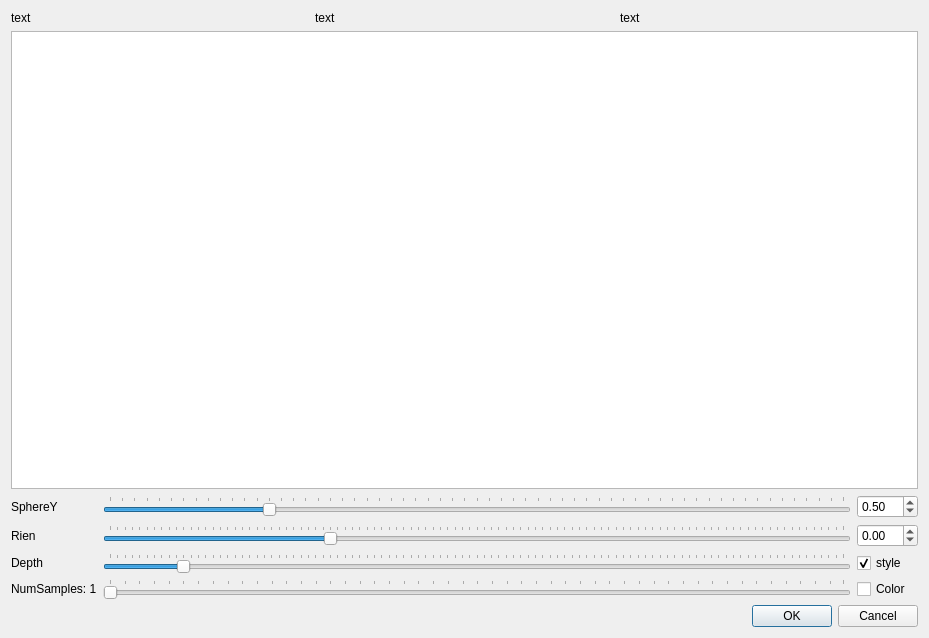
<?xml version="1.0" encoding="UTF-8"?>
<ui version="4.0">
 <class>RayView</class>
 <widget class="QDialog" name="RayView">
  <property name="geometry">
   <rect>
    <x>0</x>
    <y>0</y>
    <width>929</width>
    <height>638</height>
   </rect>
  </property>
  <property name="windowTitle">
   <string>Dialog</string>
  </property>
  <layout class="QVBoxLayout" name="verticalLayout">
   <item>
    <layout class="QGridLayout" name="gridLayout_2">
     <property name="topMargin">
      <number>0</number>
     </property>
     <item row="0" column="0">
      <widget class="QLabel" name="m_tempsTotal">
       <property name="text">
        <string>text</string>
       </property>
      </widget>
     </item>
     <item row="0" column="1">
      <widget class="QLabel" name="m_tempsProcess">
       <property name="text">
        <string>text</string>
       </property>
      </widget>
     </item>
     <item row="0" column="2">
      <widget class="QLabel" name="m_tempsImage">
       <property name="text">
        <string>text</string>
       </property>
      </widget>
     </item>
    </layout>
   </item>
   <item>
    <widget class="QGraphicsView" name="graphicsView"/>
   </item>
   <item>
    <layout class="QGridLayout" name="gridLayout">
     <property name="topMargin">
      <number>0</number>
     </property>
     <item row="3" column="1">
      <widget class="QSlider" name="horizontalSlider_4">
       <property name="minimum">
        <number>1</number>
       </property>
       <property name="maximum">
        <number>500</number>
       </property>
       <property name="pageStep">
        <number>1</number>
       </property>
       <property name="value">
        <number>1</number>
       </property>
       <property name="orientation">
        <enum>Qt::Horizontal</enum>
       </property>
       <property name="tickPosition">
        <enum>QSlider::TicksAbove</enum>
       </property>
       <property name="tickInterval">
        <number>10</number>
       </property>
      </widget>
     </item>
     <item row="0" column="0">
      <widget class="QLabel" name="label">
       <property name="text">
        <string>SphereY</string>
       </property>
      </widget>
     </item>
     <item row="0" column="2">
      <widget class="QDoubleSpinBox" name="dSpin1">
       <property name="minimum">
        <double>-99.989999999999995</double>
       </property>
       <property name="singleStep">
        <double>0.010000000000000</double>
       </property>
       <property name="value">
        <double>0.500000000000000</double>
       </property>
      </widget>
     </item>
     <item row="1" column="2">
      <widget class="QDoubleSpinBox" name="dSpin2">
       <property name="minimum">
        <double>-99.000000000000000</double>
       </property>
       <property name="singleStep">
        <double>0.100000000000000</double>
       </property>
      </widget>
     </item>
     <item row="1" column="0">
      <widget class="QLabel" name="label_2">
       <property name="text">
        <string>Rien</string>
       </property>
      </widget>
     </item>
     <item row="0" column="1">
      <widget class="QSlider" name="horizontalSlider">
       <property name="minimum">
        <number>-100</number>
       </property>
       <property name="maximum">
        <number>500</number>
       </property>
       <property name="value">
        <number>30</number>
       </property>
       <property name="orientation">
        <enum>Qt::Horizontal</enum>
       </property>
       <property name="tickPosition">
        <enum>QSlider::TicksAbove</enum>
       </property>
      </widget>
     </item>
     <item row="2" column="1">
      <widget class="QSlider" name="horizontalSlider_3">
       <property name="maximum">
        <number>100</number>
       </property>
       <property name="value">
        <number>10</number>
       </property>
       <property name="tracking">
        <bool>true</bool>
       </property>
       <property name="orientation">
        <enum>Qt::Horizontal</enum>
       </property>
       <property name="invertedAppearance">
        <bool>false</bool>
       </property>
       <property name="invertedControls">
        <bool>false</bool>
       </property>
       <property name="tickPosition">
        <enum>QSlider::TicksAbove</enum>
       </property>
      </widget>
     </item>
     <item row="2" column="2">
      <widget class="QCheckBox" name="chkStyle">
       <property name="text">
        <string>style</string>
       </property>
       <property name="checked">
        <bool>true</bool>
       </property>
      </widget>
     </item>
     <item row="3" column="2">
      <widget class="QCheckBox" name="chkColor">
       <property name="text">
        <string>Color</string>
       </property>
      </widget>
     </item>
     <item row="1" column="1">
      <widget class="QSlider" name="horizontalSlider_2">
       <property name="maximum">
        <number>100</number>
       </property>
       <property name="value">
        <number>30</number>
       </property>
       <property name="orientation">
        <enum>Qt::Horizontal</enum>
       </property>
       <property name="tickPosition">
        <enum>QSlider::TicksAbove</enum>
       </property>
      </widget>
     </item>
     <item row="2" column="0">
      <widget class="QLabel" name="label_3">
       <property name="text">
        <string>Depth</string>
       </property>
      </widget>
     </item>
     <item row="3" column="0">
      <widget class="QLabel" name="lblNumSamples">
       <property name="text">
        <string>NumSamples: 1</string>
       </property>
      </widget>
     </item>
    </layout>
   </item>
   <item>
    <widget class="QDialogButtonBox" name="buttonBox">
     <property name="orientation">
      <enum>Qt::Horizontal</enum>
     </property>
     <property name="standardButtons">
      <set>QDialogButtonBox::Cancel|QDialogButtonBox::Ok</set>
     </property>
    </widget>
   </item>
  </layout>
 </widget>
 <resources/>
 <connections>
  <connection>
   <sender>buttonBox</sender>
   <signal>accepted()</signal>
   <receiver>RayView</receiver>
   <slot>accept()</slot>
   <hints>
    <hint type="sourcelabel">
     <x>248</x>
     <y>254</y>
    </hint>
    <hint type="destinationlabel">
     <x>157</x>
     <y>274</y>
    </hint>
   </hints>
  </connection>
  <connection>
   <sender>buttonBox</sender>
   <signal>rejected()</signal>
   <receiver>RayView</receiver>
   <slot>reject()</slot>
   <hints>
    <hint type="sourcelabel">
     <x>316</x>
     <y>260</y>
    </hint>
    <hint type="destinationlabel">
     <x>286</x>
     <y>274</y>
    </hint>
   </hints>
  </connection>
 </connections>
</ui>
